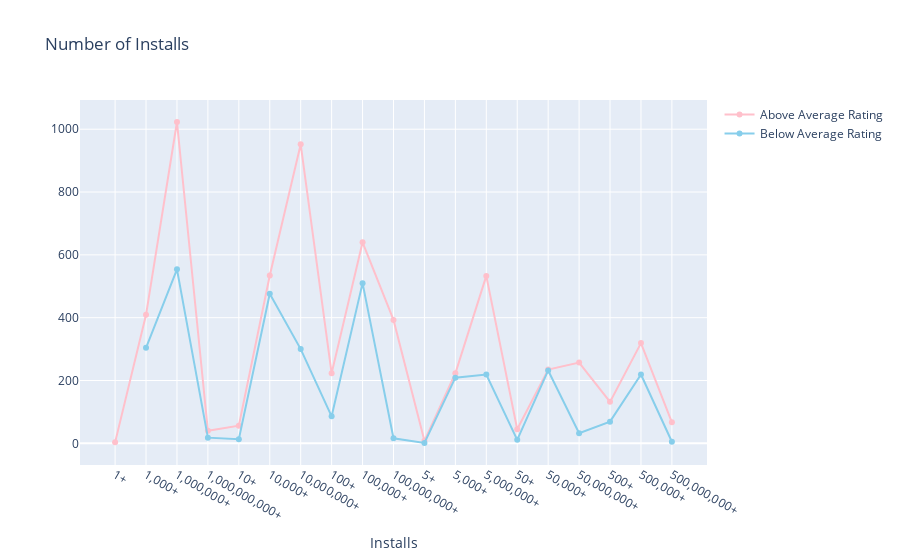

The notebook cell this image was saved under:
### Code cell
col='Installs'

v1=rabove[col].value_counts().reset_index()
v1=v1.rename(columns={col:'count','index':col})
v1['percent']=v1['count'].apply(lambda x : 100*x/sum(v1['count']))
v1=v1.sort_values(col)

v2=rbelow[col].value_counts().reset_index()
v2=v2.rename(columns={col:'count','index':col})
v2['percent']=v2['count'].apply(lambda x : 100*x/sum(v2['count']))
v2=v2.sort_values(col)

trace1 = go.Scatter(x=v1[col], y=v1["count"], name="Above Average Rating", marker=dict(color="pink"))
trace2 = go.Scatter(x=v2[col], y=v2["count"], name="Below Average Rating", marker=dict(color="skyblue"))
y = [trace1, trace2]

layout={'title':"Number of Installs",'xaxis':{'title':"Installs"}}
fig = go.Figure(data=y, layout=layout)
iplot(fig)

### Figure 1 — Plotly figure (JSON) as saved in the notebook; plotly's stock layout.template omitted (floating-point values rounded to 4 significant figures)
{"data": [{"marker": {"color": "pink"}, "name": "Above Average Rating", "type": "scatter", "x": ["1+", "1,000+", "1,000,000+", "1,000,000,000+", "10+", "10,000+", "10,000,000+", "100+", "100,000+", "100,000,000+", "5+", "5,000+", "5,000,000+", "50+", "50,000+", "50,000,000+", "500+", "500,000+", "500,000,000+"], "y": [3, 409, 1023, 40, 56, 534, 952, 223, 640, 393, 8, 223, 533, 45, 235, 257, 132, 319, 67]}, {"marker": {"color": "skyblue"}, "name": "Below Average Rating", "type": "scatter", "x": ["1,000+", "1,000,000+", "1,000,000,000+", "10+", "10,000+", "10,000,000+", "100+", "100,000+", "100,000,000+", "5+", "5,000+", "5,000,000+", "50+", "50,000+", "50,000,000+", "500+", "500,000+", "500,000,000+"], "y": [304, 554, 18, 13, 476, 300, 86, 510, 16, 1, 209, 219, 11, 232, 32, 69, 219, 5]}], "layout": {"title": {"text": "Number of Installs"}, "xaxis": {"title": {"text": "Installs"}}}}
